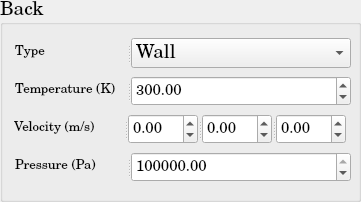
          <widget class="QGroupBox" name="SP_BoundaryCondition_Back">
           <property name="minimumSize">
            <size>
             <width>361</width>
             <height>202</height>
            </size>
           </property>
           <property name="maximumSize">
            <size>
             <width>361</width>
             <height>202</height>
            </size>
           </property>
           <property name="font">
            <font>
             <family>Century Schoolbook L</family>
             <pointsize>14</pointsize>
             <weight>50</weight>
             <bold>false</bold>
            </font>
           </property>
           <property name="title">
            <string>Back</string>
           </property>
           <layout class="QGridLayout" name="gridLayout_46">
            <item row="0" column="0">
             <widget class="QSplitter" name="splitter_65">
              <property name="minimumSize">
               <size>
                <width>338</width>
                <height>30</height>
               </size>
              </property>
              <property name="maximumSize">
               <size>
                <width>336</width>
                <height>30</height>
               </size>
              </property>
              <property name="orientation">
               <enum>Qt::Horizontal</enum>
              </property>
              <widget class="QLabel" name="SP_BC_Type_Back">
               <property name="minimumSize">
                <size>
                 <width>110</width>
                 <height>30</height>
                </size>
               </property>
               <property name="maximumSize">
                <size>
                 <width>110</width>
                 <height>30</height>
                </size>
               </property>
               <property name="text">
                <string>&lt;html&gt;&lt;head/&gt;&lt;body&gt;&lt;p&gt;&lt;span style=&quot; font-size:10pt;&quot;&gt;Type&lt;/span&gt;&lt;/p&gt;&lt;/body&gt;&lt;/html&gt;</string>
               </property>
              </widget>
              <widget class="QComboBox" name="SP_BC_Type_Back_ComboBox">
               <property name="minimumSize">
                <size>
                 <width>220</width>
                 <height>30</height>
                </size>
               </property>
               <property name="maximumSize">
                <size>
                 <width>220</width>
                 <height>30</height>
                </size>
               </property>
               <item>
                <property name="text">
                 <string>Wall</string>
                </property>
               </item>
               <item>
                <property name="text">
                 <string>Inlet</string>
                </property>
               </item>
               <item>
                <property name="text">
                 <string>Outlet</string>
                </property>
               </item>
               <item>
                <property name="text">
                 <string>Neumann</string>
                </property>
               </item>
               <item>
                <property name="text">
                 <string>Dirichlet</string>
                </property>
               </item>
              </widget>
             </widget>
            </item>
            <item row="1" column="0">
             <widget class="QSplitter" name="splitter_66">
              <property name="minimumSize">
               <size>
                <width>338</width>
                <height>30</height>
               </size>
              </property>
              <property name="maximumSize">
               <size>
                <width>336</width>
                <height>30</height>
               </size>
              </property>
              <property name="orientation">
               <enum>Qt::Horizontal</enum>
              </property>
              <widget class="QLabel" name="SP_BC_Temperature_Back">
               <property name="minimumSize">
                <size>
                 <width>110</width>
                 <height>30</height>
                </size>
               </property>
               <property name="maximumSize">
                <size>
                 <width>110</width>
                 <height>30</height>
                </size>
               </property>
               <property name="text">
                <string>&lt;html&gt;&lt;head/&gt;&lt;body&gt;&lt;p&gt;&lt;span style=&quot; font-size:10pt;&quot;&gt;Temperature (K)&lt;/span&gt;&lt;/p&gt;&lt;/body&gt;&lt;/html&gt;</string>
               </property>
              </widget>
              <widget class="QDoubleSpinBox" name="SP_BC_Back_Temperature_doubleSpinBox">
               <property name="minimumSize">
                <size>
                 <width>220</width>
                 <height>30</height>
                </size>
               </property>
               <property name="maximumSize">
                <size>
                 <width>220</width>
                 <height>30</height>
                </size>
               </property>
               <property name="font">
                <font>
                 <pointsize>11</pointsize>
                </font>
               </property>
               <property name="maximum">
                <double>1000000000.000000000000000</double>
               </property>
               <property name="value">
                <double>300.000000000000000</double>
               </property>
              </widget>
             </widget>
            </item>
            <item row="2" column="0">
             <widget class="QSplitter" name="splitter_67">
              <property name="orientation">
               <enum>Qt::Horizontal</enum>
              </property>
              <widget class="QLabel" name="SP_BC_Velocity_Back">
               <property name="minimumSize">
                <size>
                 <width>110</width>
                 <height>30</height>
                </size>
               </property>
               <property name="maximumSize">
                <size>
                 <width>110</width>
                 <height>30</height>
                </size>
               </property>
               <property name="text">
                <string>&lt;html&gt;&lt;head/&gt;&lt;body&gt;&lt;p&gt;&lt;span style=&quot; font-size:10pt;&quot;&gt;Velocity (m/s)&lt;/span&gt;&lt;/p&gt;&lt;/body&gt;&lt;/html&gt;</string>
               </property>
              </widget>
              <widget class="QSplitter" name="splitter_68">
               <property name="minimumSize">
                <size>
                 <width>220</width>
                 <height>30</height>
                </size>
               </property>
               <property name="maximumSize">
                <size>
                 <width>222</width>
                 <height>30</height>
                </size>
               </property>
               <property name="orientation">
                <enum>Qt::Horizontal</enum>
               </property>
               <widget class="QDoubleSpinBox" name="SP_BC_Back_Velocity_1d_doubleSpinBox">
                <property name="minimumSize">
                 <size>
                  <width>68</width>
                  <height>30</height>
                 </size>
                </property>
                <property name="maximumSize">
                 <size>
                  <width>70</width>
                  <height>30</height>
                 </size>
                </property>
                <property name="font">
                 <font>
                  <pointsize>11</pointsize>
                 </font>
                </property>
                <property name="minimum">
                 <double>-1000000000.000000000000000</double>
                </property>
                <property name="maximum">
                 <double>1000000000.000000000000000</double>
                </property>
               </widget>
               <widget class="QDoubleSpinBox" name="SP_BC_Back_Velocity_2d_doubleSpinBox">
                <property name="minimumSize">
                 <size>
                  <width>68</width>
                  <height>30</height>
                 </size>
                </property>
                <property name="maximumSize">
                 <size>
                  <width>70</width>
                  <height>30</height>
                 </size>
                </property>
                <property name="font">
                 <font>
                  <pointsize>11</pointsize>
                 </font>
                </property>
                <property name="minimum">
                 <double>-1000000000.000000000000000</double>
                </property>
                <property name="maximum">
                 <double>1000000000.000000000000000</double>
                </property>
               </widget>
               <widget class="QDoubleSpinBox" name="SP_BC_Back_Velocity_3d_doubleSpinBox">
                <property name="minimumSize">
                 <size>
                  <width>68</width>
                  <height>30</height>
                 </size>
                </property>
                <property name="maximumSize">
                 <size>
                  <width>70</width>
                  <height>30</height>
                 </size>
                </property>
                <property name="font">
                 <font>
                  <pointsize>11</pointsize>
                 </font>
                </property>
                <property name="minimum">
                 <double>-1000000000.000000000000000</double>
                </property>
                <property name="maximum">
                 <double>1000000000.000000000000000</double>
                </property>
               </widget>
              </widget>
             </widget>
            </item>
            <item row="3" column="0">
             <widget class="QSplitter" name="splitter_69">
              <property name="minimumSize">
               <size>
                <width>338</width>
                <height>30</height>
               </size>
              </property>
              <property name="maximumSize">
               <size>
                <width>336</width>
                <height>30</height>
               </size>
              </property>
              <property name="orientation">
               <enum>Qt::Horizontal</enum>
              </property>
              <widget class="QLabel" name="SP_BC_Pressure_Back">
               <property name="minimumSize">
                <size>
                 <width>110</width>
                 <height>30</height>
                </size>
               </property>
               <property name="maximumSize">
                <size>
                 <width>110</width>
                 <height>30</height>
                </size>
               </property>
               <property name="text">
                <string>&lt;html&gt;&lt;head/&gt;&lt;body&gt;&lt;p&gt;&lt;span style=&quot; font-size:10pt;&quot;&gt;Pressure (Pa)&lt;/span&gt;&lt;/p&gt;&lt;/body&gt;&lt;/html&gt;</string>
               </property>
              </widget>
              <widget class="QDoubleSpinBox" name="SP_BC_Pressure_Back_doubleSpinBox_11">
               <property name="minimumSize">
                <size>
                 <width>220</width>
                 <height>30</height>
                </size>
               </property>
               <property name="maximumSize">
                <size>
                 <width>220</width>
                 <height>30</height>
                </size>
               </property>
               <property name="font">
                <font>
                 <pointsize>11</pointsize>
                </font>
               </property>
               <property name="maximum">
                <double>1000000000.000000000000000</double>
               </property>
               <property name="value">
                <double>100000.000000000000000</double>
               </property>
              </widget>
             </widget>
            </item>
           </layout>
          </widget>
